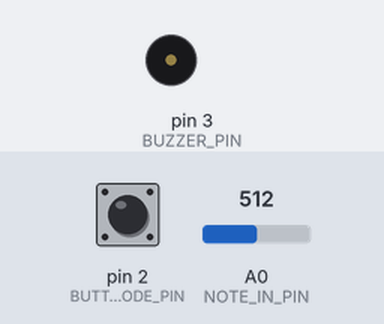
Bench run of a sketch on a simulated Arduino Uno, built with avr-gcc and run on an emulated ATmega328P. Parts: buzzer (waves = sounding). The inputs (shaded band) are chosen by the test bench; at power-on: pin 2 (BUTTON_MODE_PIN) HIGH, A0 (NOTE_IN_PIN) = 512. What the sketch prints to the serial monitor is not drawn.

Above: at 1.2 s.
1.3 s: pin 2 (BUTTON_MODE_PIN) pulled LOW for 0.15 s
At 1.48 s:
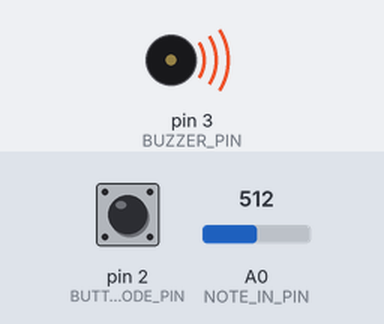
3.1 s: pin 2 (BUTTON_MODE_PIN) pulled LOW for 3.2 s
At 7.7 s:
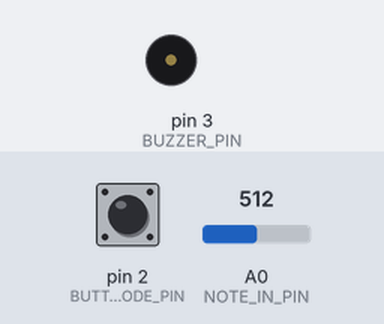
Timing chart, 0 to 9.2 s (numbered marks = the images above; inputs shaded):
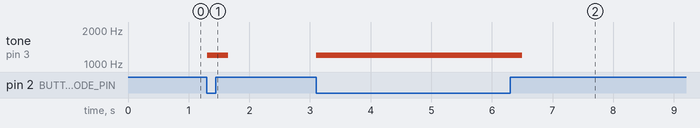

Measured:
- after the input at 1.3 s, tone on pin 3 (BUZZER_PIN): silent → 1200 Hz at once, → silent 0.35 s later
- after the input at 3.1 s, tone on pin 3 (BUZZER_PIN): silent → 1200 Hz at once, → silent 3.4 s later

The sketch:

CART_360_ETUDE_3_MODE.ino
```cpp
/**********************ETUDE 2 CART 360 2017*******************************
   WELCOME!
   THE PURPOSE OF THIS EXERCISE IS TO DESIGN A VERY SIMPLE KEYBOARD (5 KEYS)
   WHICH ALLOWS YOU TO PLAY LIVE, RECORD, AND PLAYBACK SINGLE NOTES (NO CHORDS).
   THERE WILL BE A BUTTON WHICH WHEN PRESSED WILL TAKE THE USER TO THE NEXT MODE:
   THERE ARE 5 POSSIBLE MODES
   0 ==  reset    ==   led off == also resets
   1 ==  live     ==   led BLUE
   2 ==  record   ==   led RED
   3 ==  play     ==   led GREEN
   4 ==  looper   ==   led PURPLE

   ADDITIONALLY - WHEN THE USER CHANGES MODE,
   THE RGB LED WILL CHANGE COLOR (ACCORDING TO THE SPECIFICATIONS)

   PLEASE FOLLOW THE INSTRUCTIONS IN THE COMMENTS:
   DO NOT ADD ANY MORE FUNCTION DEFINITIONS
   ONLY IMPLEMENT THE FUNCTION DEFINITIONS SUPPLIED
   THERE IS NO NEED TO ADD ANY NEW VARIABLES OR CONSTANTS
   PROVIDE COMMENTS FOR ANY OF THE CODE IMPLEMENTED
   GOOD LUCK!
*/
// behavior of the resistor ladder (keyboard), mode selector and what is occurring
// on the Arduino as a voltage. How does the input become audible sound?  */
// The analog read input returns a value of 1023. For any voltage between 0V and 5V, analogRead
//   will return a number porportional to the voltage. Since we do not change the voltage that's supplied
//  to the pin, we add resistors to manipulate the voltage supplied, therefore changing the voltage
// supplied to the buttons. Since the analog pin is transmitting integers, we can then create parameters
// to play on each button, since the buttons are connected by the ladder, we set parameters depending
// on the voltage inputted to each button, we then set the tone to the piezo pin and the frequency we
// would like to play.


/**** CONSTANTS ********************************************************/

#define BUTTON_MODE_PIN 2 // Button to change the mode

// constants for RGB LED
#define LED_PIN_R 9 // R PIN
#define LED_PIN_G 6 // G PIN
#define LED_PIN_B 5 // B PIN

// constant for note in (button-resistor ladder on breadboard)
# define NOTE_IN_PIN A0

//constant for max number of notes in array
#define MAX_NOTES 16

// a constant for duration
const int duration = 200;

// constant for pin to output for buzzer
#define BUZZER_PIN 3 // PWM

/******** VARIABLES *****************************************************/
// counter for how many notes we have
int countNotes = 0;
int mode = 0; // start at off
// array to hold the notes played (for record/play mode)
int notes[MAX_NOTES];
/*************************************************************************/


/**********************SETUP() DO NOT CHANGE*******************************/
// Declare pin mode for the single digital input
void setup()
{
  Serial.begin(9600);
  pinMode(BUTTON_MODE_PIN, INPUT);
}

/**********************LOOP() DO NOT CHANGE *******************************
   INSTRUCTIONS:
   There is NO NEED to change the loop - it establishes the flow of the program
   We call here 3 functions repeatedly:
   1: chooseMode(): this function will determine the mode that your program is in
   based on if the button (linked to the BUTTON_MODE_PIN) was pressed
   2: setRGB(): will set the color of the RGB LED based on the value of the mode variable
   3: selectMode(): will determine which function to call based on the value of the mode variable

**************************************************************************/
void loop()
{

  chooseMode();
  setRGB();
  selectMode();
}

/******************CHOOSEMODE(): IMPLEMENT *********************************
   INSTRUCTIONS:
   Read the value from the Button (linked to the BUTTON_MODE_PIN) and
   if is being pressed then change the mode variable.
   REMEMBER:
   mode == 0 is reset
   mode == 1 is live
   mode == 2 is record
   mode == 3 is play
   mode == 4 is loopMode
   Every time the user presses the button, the program will go to the next mode,
   once it reaches 4, it should go back to mode == 0.
   (i.e. if mode ==2 and we press, then mode ==3) ...
**************************************************************************/
void chooseMode() {
  /*MY ATTEMPT*/
  /*I attempted to switch the modes with digitalRead and mode, I could not figure how to increment mode without
   * holding the button. I understood that it returns to zero after the button was pressed but I did not
   * understand how to keep it to one after it has been pressed*/
  //Assign mode to read the button value
  mode = digitalRead(BUTTON_MODE_PIN);
  //if the button is pressed then increment mode
  if (BUTTON_MODE_PIN == HIGH) {
    mode++;
  }

  Serial.println(mode);

}


/******************SETRGB(): IMPLEMENT *********************************
   INSTRUCTIONS:
   Depending on the value of the mode variable:
   if the mode is 0 - RGB LED IS OFF
   if the mode is 1 - RGB LED IS BLUE
   if mode is 2 - RGB LED IS RED
   if mode is 3 - RGB LED IS GREEN
   if mode is 4 - RGB LED iS PURPLE
   YOU MUST USE A SWITCH CASE CONSTRUCT (NOT A SERIES OF IF / ELSE STATEMENTS
**************************************************************************/
void setRGB() {
//If it is on reset then no LED light will emit
  if (mode == 0) {
    digitalWrite(LED_PIN_R, LOW);
    digitalWrite(LED_PIN_G, LOW);
    digitalWrite(LED_PIN_B, LOW);

  }
  //If the mode is on one then turn on blue
  if (mode == 1) {
    digitalWrite(LED_PIN_B, HIGH);

  } else {
    //If it is not on mode one then turn it off. The same applies for the rest of the code.
    digitalWrite(LED_PIN_B, LOW);

  } if (mode == 2) {
    digitalWrite(LED_PIN_R, HIGH);
  } else {
    digitalWrite(LED_PIN_R, LOW);

  }  if (mode == 3) {
    digitalWrite(LED_PIN_G, HIGH);
  } else {
    digitalWrite(LED_PIN_G, LOW);

  } if (mode == 4) {
    digitalWrite(LED_PIN_R, HIGH);
    digitalWrite(LED_PIN_B, HIGH);

  } else if (mode != 4 && mode == 1) {
    digitalWrite(LED_PIN_R, LOW);
    digitalWrite(LED_PIN_B, LOW);

  }


}
/**********************SELECTMODE() DO NOT CHANGE *******************************
   INSTRUCTIONS:
   There is NO NEED to change this function - it selects WHICH function should run based on the mode variable
   There are 4 possibilities
   1: reset(): this function will reset any arrays etc, and will do nothing else
   2: live(): this function will play the corresponding notes
   to the user pressing the respective buttons.
   NOTE:: the notes played are NOT stored
   3: record(): this function will play the corresponding notes
   to the user pressing the respective buttons
   AND will STORE up to 16 consecutive notes in an array.
   4: play(): this function will playback any notes stored in the array that were recorded
   in the previous mode
   5: loopMode(): this function will playback any notes stored in the array that were recorded,
   BUT unlike the previous mode, you can choose in which sequence the notes are played.
   REQUIRED: only play notes from the array (no live stuff)

******************************************************************************/
void selectMode() {
  if (mode == 1) {
    reset();

  }
  else if (mode == 0) {
    live();
  }
  else if (mode == 2) {
    record();
  }

  else if (mode == 3) {
    play();
  }

  else if (mode == 4) {
    looper();
  }
}
/******************RESET(): IMPLEMENT **************************************
   INSTRUCTIONS:
   this function should ensure that any notes recorded are no longer available
**************************************************************************/
void reset()
{
  if (mode == 0) {

  }
}
/******************LIVE(): IMPLEMENT **************************************
   INSTRUCTIONS:
   this function will play the corresponding notes
   to the user pressing the respective buttons
   NOTE:: the notes played are NOT stored
   SO: you need read in the input from the analog input (linked to the button-resistor ladder combo)
   THEN - output the note to the buzzer using the tone() function
**************************************************************************/
void live() {
  if (mode == 0) {
    //Use analogVal to read the pin
    int analogVal = analogRead(A0);
//If the voltage is between a certain number, then play a tone for the selected duration.
    if (analogVal > 1 && analogVal < 10) {
      tone(3, 300, duration);

    } if (analogVal > 10 && analogVal < 100) {
      tone(3, 600, duration);

    } if (analogVal > 110 && analogVal < 500) {
      tone(3, 900, duration);

    } if (analogVal > 510 && analogVal < 1000) {
      tone(3, 1200, duration);

    } if (analogVal > 1000 && analogVal < 1100) {
      tone(3, 1500, duration);
    }
  }
}
/******************RECORD(): IMPLEMENT **********************************
   INSTRUCTIONS:
   this function will play the corresponding notes
   to the user pressing the respective buttons
   AND will STORE up to 16 consecutive notes in an array.
   SO:you need read in the input from the analog input (linked to the button-resistor ladder combo)
   AND - output the note to the buzzer using the tone() function
   THEN store that note in the array  - BE CAREFUL - you can only allow for up to MAX_NOTES to be stored
**************************************************************************/
void record() {
  if (mode == 1) {
    int analogVal = analogRead(A0);

    if (analogVal > 1 && analogVal < 10) {
      notes[countNotes] = 1;
    } if (countNotes == 1) {
      tone(3, 300, duration);
    }

  }

}
/******************PLAY(): IMPLEMENT ************************************
   INSTRUCTIONS:
   this function will playback any notes stored in the array that were recorded
   in the previous mode
   SO: you need to go through the array of values (be careful - the user may not have put in MAX_NOTES)
   READ each value IN ORDER
   AND output each note to the buzzer using the tone() function
   ALSO: as long as we are in this mode, the notes are played over and over again
   BE CAREFUL: make sure you allow for the user to get to another mode from the mode button...
**************************************************************************/
void play() {

  if (mode == 3) {

  }
}

/******************LOOPMODE(): IMPLEMENT *********************************
   INSTRUCTIONS:
   this function will playback any notes stored in the array that were recorded
   in the previous mode
   SO: you need to go through the array of values (be careful - the user may not have put in MAX_NOTES)
   READ values IN ANY ORDERING (You MUST use the array - but you can determine your own sequence)
   AND output each note to the buzzer using the tone() function
   ALSO: as long as we are in this mode, the notes are played over and over again
   BE CAREFUL: make sure you allow for the user to get to another mode from the mode button...
**************************************************************************/
void looper() {
  if (mode == 4) {
  for (countNotes = 0; countNotes < MAX_NOTES; countNotes++) {
    (tone,3,notes[MAX_NOTES],duration);
  }
  }
}

/**************************************************************************/
```
